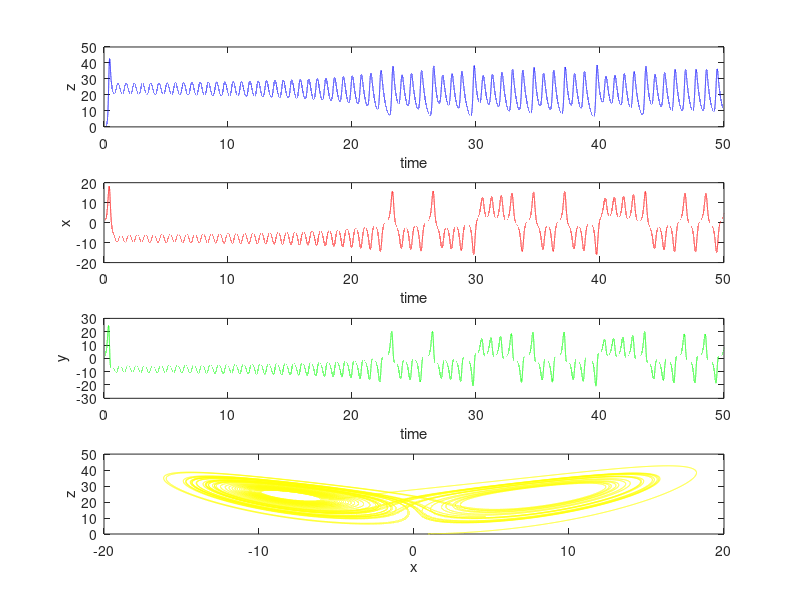

The MATLAB source for this figure:
% Lorenz Equations of Motion 

clear 
a = 10 ; 
b = 8/3 ; 
r = 25 ; 
sigma = 10 ; 
npoints = 500000 ; 
dt = 0.0001 ; 
x = zeros(npoints,1) ; 
y = zeros(npoints,1) ; 
z = zeros(npoints,1) ; 
time = zeros(npoints,1) ; 
x(1) = 1 ; 

for step = 1 : npoints - 1 
   
    x(step+1) = x(step) + sigma*(y(step) - x(step)) *dt ; 
    y(step+1) = y(step) + (-x(step)*z(step) + r*x(step) - y(step))*dt ; 
    z(step+1) = z(step) + (x(step)*y(step) - b*z(step))*dt ; 
    time(step+1) = time(step) + dt ; 
    
end

subplot(4,1,1) ;
plot(time,z,'b') ; 
xlabel("time") ; 
ylabel("z") ; 

subplot(4,1,2) ; 
plot(time,x,'r') ; 
xlabel("time") ; 
ylabel("x") ; 

subplot(4,1,3) ;
plot(time,y,'g') ; 
xlabel("time") ; 
ylabel("y") ; 

subplot(4,1,4) ; 
plot(x,z,'y') ; 
xlabel("x") ; 
ylabel("z") ;

